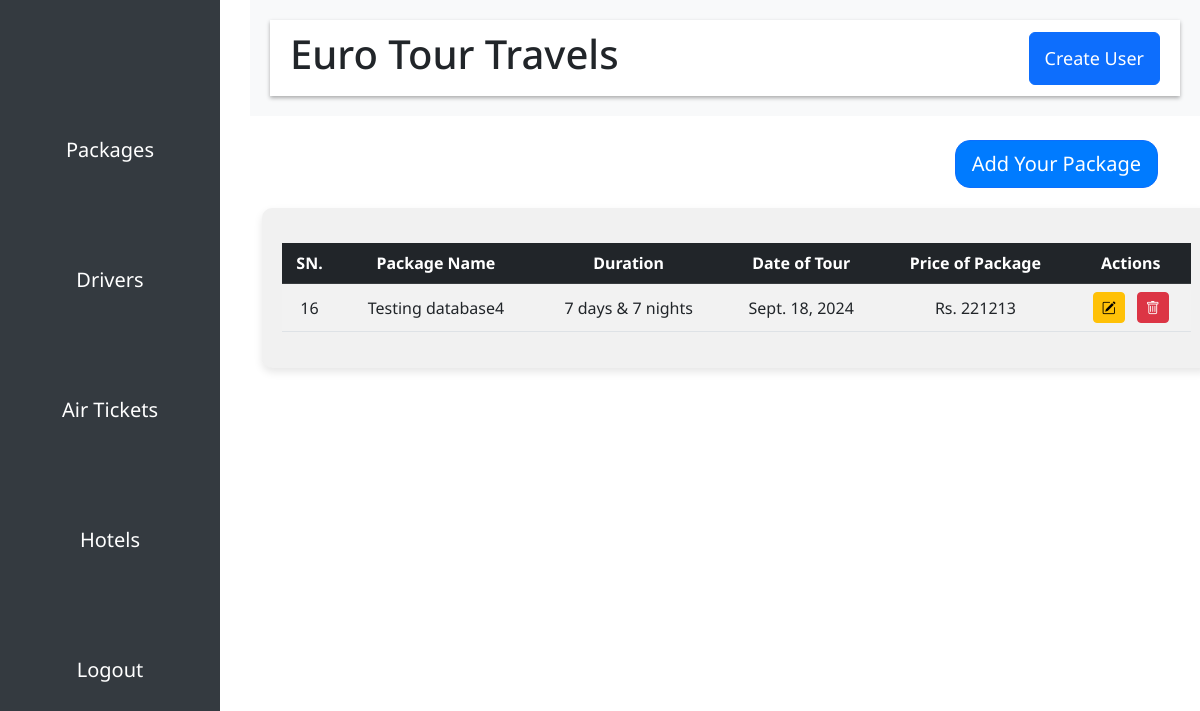
Page /package/ (signed in) on the committed database.
### core/models.py (models this page shows, shortened)
class Package(models.Model):
    packageId = models.AutoField(primary_key=True)
    packagename = models.CharField(max_length=255, verbose_name="Package Name", null=True, blank=False, default="Blank")
    duration = models.CharField(max_length=200, verbose_name="Duration", null=True, blank=False, default="Blank")
    dateoftour = models.DateField(verbose_name="Date of Tour", null=True, blank=False)
    price = models.IntegerField(verbose_name="Price of Package", null=True, blank=False)
    packagedescription = models.CharField(max_length=10000, verbose_name="Package Description", null=True, blank=False, default="Blank")
    image = models.ImageField(upload_to="packages/images", verbose_name="Images", null=True, blank=False, default='')

### core/views.py (the view)
# urls.py: path("package/", package, name="package"),
@login_required
def package(request):
    packages = Package.objects.all()
    context = {
        'packages' : packages
    }
    return render(request, 'admin/package.html', context=context)

### templates/admin/package.html (shortened to what this page needs)
{% extends 'admin/adminbase.html' %}
{% load static %}
{% block body %}
  <div class="container mt-4">
    <div class="add-package-btn text-end mb-3">
      <a class="btn btn-primary btn-lg" href="{% url 'add-package' %}">Add Your Package</a>
    </div>
    <div class="package-table">
      <table class="table table-striped table-hover">
        <thead class="table-dark">
          <tr>
            <th>SN.</th>
            <th>Package Name</th>
            <th>Duration</th>
            <th>Date of Tour</th>
            <th>Price of Package</th>
            <th>Actions</th>
          </tr>
        </thead>
        <tbody>
          {% for i in packages %}
          <tr>
            <td>{{i.packageId}}</td>
            <td>{{i.packagename}}</td>
            <td>{{i.duration}}</td>
            <td>{{i.dateoftour}}</td>
            <td>Rs. {{i.price}}</td>
            <td>
              <a href="{% url 'update-package' i.packageId %}" class="btn btn-warning btn-sm me-2"><i class="bi bi-pencil-square"></i></a>
              <a href="{% url 'delete-package' i.packageId %}" class="btn btn-danger btn-sm"><i class="bi bi-trash"></i></a>
            </td>
          </tr>
          {% endfor %}
        </tbody>
      </table>
    </div>
  </div>
{% endblock %}

### static/css/admincss/style.css (style rules this page uses)
.add-package-btn .btn { background-color: #007bff; border-radius: 15px; transition: all 0.3s ease; }
.package-table { background-color: #f1f1f1; padding: 20px; padding-top: 35px; border-radius: 10px; box-shadow: 0 4px 8px rgba(0, 0, 0, 0.1); margin-top: 20px; margin-left: 50px; width: 85%; position: relative; left: 170px; }
.table { width: 100%; background-color: white; }
.table th, .table td { padding: 15px; text-align: center; vertical-align: middle; }
.table-dark { background-color: #343a40; color: white; }
.btn-sm { padding: 5px 10px; font-size: 12px; border-radius: 5px; }

### templates/admin/adminbase.html (style rules this page uses)
body { font-family: 'Noto Sans', sans-serif; overflow-y: scroll; overflow-x: hidden; }

### rows in the picture
Package: packageId "16", packagename "Testing database4", duration "7 days & 7 nights", dateoftour "Sept. 18, 2024", price "221213"
